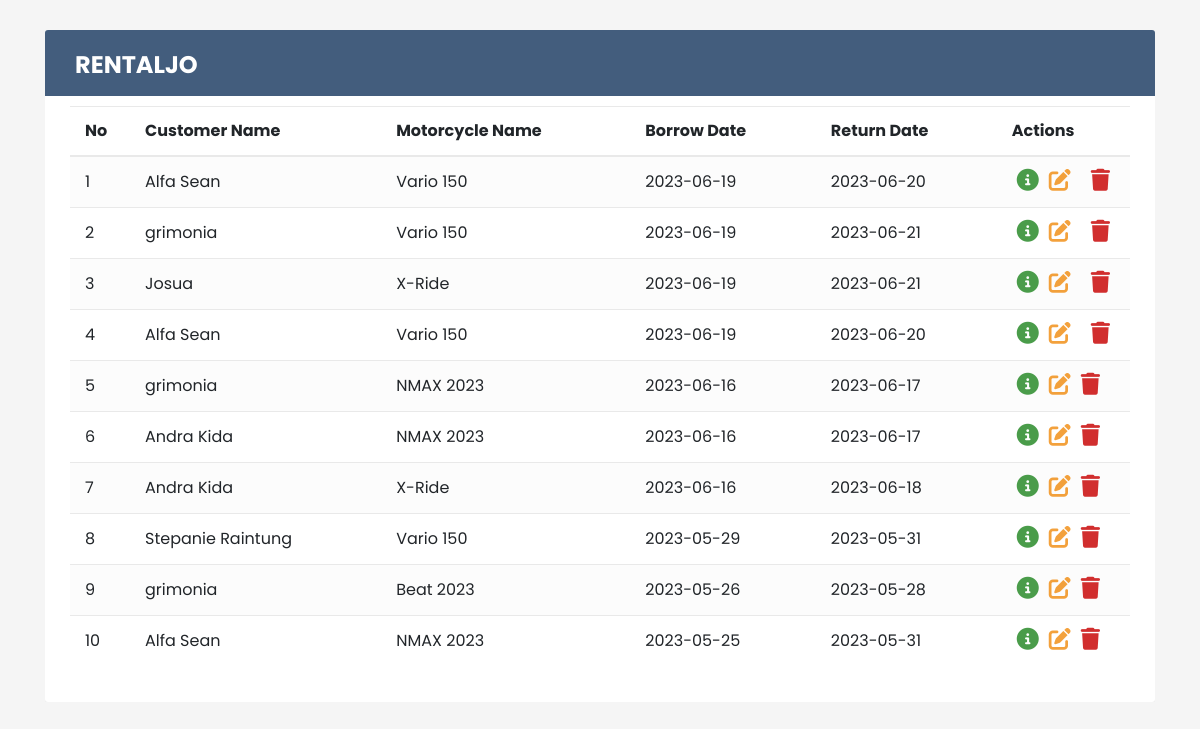
Screenshot of /Admin/laporan_sewa.php with the database file from the repository.
### tables this page shows
CREATE TABLE `tb_sewa` (
  `id_sewa` int(10) NOT NULL,
  `id_customer` int(10) NOT NULL,
  `id_motor` int(10) NOT NULL,
  `tgl_pinjam` date NOT NULL,
  `tgl_kembali` date NOT NULL,
  `jaminan` varchar(30) NOT NULL,
  `metode_pembayaran` varchar(30) NOT NULL,
  `total_bayar` varchar(30) NOT NULL,
  `status` varchar(30) NOT NULL,
  `denda` varchar(30) NOT NULL
);

CREATE TABLE `tb_customer` (
  `id_customer` int(10) NOT NULL,
  `username` varchar(30) NOT NULL,
  `password` varchar(255) NOT NULL,
  `nama_customer` varchar(30) NOT NULL,
  `jenis_kelamin` varchar(15) NOT NULL,
  `alamat` varchar(30) NOT NULL,
  `no_hp` varchar(15) NOT NULL
);

CREATE TABLE `tb_motor` (
  `id_motor` int(10) NOT NULL,
  `no_plat` varchar(15) NOT NULL,
  `jenis_motor` varchar(20) NOT NULL,
  `merk` varchar(20) NOT NULL,
  `gambar` text NOT NULL,
  `harga` varchar(25) NOT NULL,
  `status` enum('0','1') NOT NULL
);

### Admin/laporan_sewa.php (the view, shortened to what this page needs)
<!DOCTYPE html>
<html lang="en">
<head>
	<link rel="stylesheet" href="https://stackpath.bootstrapcdn.com/bootstrap/4.5.0/css/bootstrap.min.css">
	<link rel="stylesheet" href="https://maxcdn.bootstrapcdn.com/font-awesome/4.7.0/css/font-awesome.min.css">
	<link rel="stylesheet" href="css/style.css?v=2">
</head>
<body>
	<div class="content-wrapper">
		<div class="container-xl">
			<div class="table-responsive">
				<div class="table-wrapper">
					<div class="table-title">
						<div class="row">
							<div class="col-sm-6">
								<h2><b>RENTALJO</b></h2>
							</div>
						</div>
					</div>
					<?php
					$servername = "localhost";
					$username = "root";
					$password = "";
					$dbname = "db_rental_motor";
					$conn = new mysqli($servername, $username, $password, $dbname);
					$no = 0;
					$query = "SELECT tb_sewa.*, tb_customer.nama_customer, tb_motor.merk FROM tb_sewa
							JOIN tb_customer ON tb_sewa.id_customer = tb_customer.id_customer
							JOIN tb_motor ON tb_sewa.id_motor = tb_motor.id_motor
							ORDER BY tb_sewa.tgl_pinjam DESC";
					$result = $conn->query($query);
					if ($result) {
						if ($result->num_rows > 0) {
							echo '<table class="table table-striped table-hover">
									<thead>
										<tr>
											<th>No</th>
											<th>Customer Name</th>
											<th>Motorcycle Name</th>
											<th>Borrow Date</th>
											<th>Return Date</th>
											<th>Actions</th>
										</tr>
									</thead>';
									while ($row = $result->fetch_assoc()) {
										$no++;
										echo '<tr>
											<td>' . $no . '</td>
											<td>' . $row['nama_customer'] . '</td>
											<td>' . $row['merk'] . '</td>
											<td>' . $row['tgl_pinjam'] . '</td>
											<td>' . $row['tgl_kembali'] . '</td>';
										if ($row['metode_pembayaran'] == 'Transfer Bank') {
											echo '<td>
													<div class="d-flex">
														<a href="admin.php?p=detailsewa&menu_upd=' . $row['id_sewa'] . '" class="detail"><i class="fa-solid fa-circle-info"></i></a>
														<a href="admin.php?p=updatesewa&menu_upd=' . $row['id_sewa'] . '" class="edit"><i class="fa-solid fa-pen-to-square"></i></a>
														<a href="admin.php?p=bayar&menu_upd=' . $row['id_sewa'] . '" class="bayar"><i class="fa-solid fa-money"></i></a>
														<a href="deleteSewa.php?menu_del=' . $row['id_sewa'] . '" class="delete"><i class="fa-solid fa-trash"></i></a>
													</div>
												</td>';
										} else {
											echo '<td>
													<div class="d-flex">
														<a href="admin.php?p=detailsewa&menu_upd=' . $row['id_sewa'] . '" class="detail"><i class="fa-solid fa-circle-info"></i></a>
														<a href="admin.php?p=updatesewa&menu_upd=' . $row['id_sewa'] . '" class="edit"><i class="fa-solid fa-pen-to-square"></i></a>
														<a href="deleteSewa.php?menu_del=' . $row['id_sewa'] . '" class="delete"><i class="fa-solid fa-trash"></i></a>
													</div>
												</td>';
										}
										echo '</tr>';
									}
							echo '</table>';
						} else {
							echo 'Tidak ada data sewa.';
						}
					} else {
						echo 'Error: ' . $conn->error;
					}
					?>
				</div>
			</div>
		</div>
	</div>
</body>
</html>

### Admin/css/style.css (style rules this page uses)
body { color: #566787; background: #f5f5f5; font-family: 'Poppins', sans-serif; font-size: 16px; }
.table-responsive { margin: 30px 0; }
.table-wrapper { background: #fff; padding: 20px 25px; border-radius: 3px; min-width: 1000px; box-shadow: 0 1px 1px rgba(0,0,0,.05); }
.table-title { padding-bottom: 15px; background: #435d7d; color: #fff; padding: 16px 30px; min-width: 100%; margin: -20px -25px 10px; border-radius: 3px 3px 0 0; }
.table-title h2 { margin: 5px 0 0; font-size: 24px; }
table.table tr th, table.table tr td { border-color: #e9e9e9; padding: 12px 15px; vertical-align: middle; }
table.table tr th:first-child { width: 60px; }
table.table tr th:last-child { width: 100px; }
table.table-striped tbody tr:nth-of-type(odd) { background-color: #fcfcfc; }
table.table td:last-child i { opacity: 0.9; font-size: 22px; margin: 0 5px; }
table.table td a { font-weight: bold; color: #566787; display: inline-block; text-decoration: none; outline: none !important; }
table.table td a.edit { color: #F29727; }
table.table td a.delete { color: #CD1818; }
table.table td a.detail { color: #379237; }
table.table td i { font-size: 19px; }

### rows the page displays
tb_sewa: id_customer.nama_customer "Alfa Sean", id_motor.merk "Vario 150", tgl_pinjam "2023-06-19", tgl_kembali "2023-06-20"
tb_sewa: id_customer.nama_customer "grimonia", id_motor.merk "Vario 150", tgl_pinjam "2023-06-19", tgl_kembali "2023-06-21"
tb_sewa: id_customer.nama_customer "Josua", id_motor.merk "X-Ride", tgl_pinjam "2023-06-19", tgl_kembali "2023-06-21"
tb_sewa: id_customer.nama_customer "Alfa Sean", id_motor.merk "Vario 150", tgl_pinjam "2023-06-19", tgl_kembali "2023-06-20"
tb_sewa: id_customer.nama_customer "grimonia", id_motor.merk "NMAX 2023", tgl_pinjam "2023-06-16", tgl_kembali "2023-06-17"
tb_sewa: id_customer.nama_customer "Andra Kida", id_motor.merk "NMAX 2023", tgl_pinjam "2023-06-16", tgl_kembali "2023-06-17"
tb_sewa: id_customer.nama_customer "Andra Kida", id_motor.merk "X-Ride", tgl_pinjam "2023-06-16", tgl_kembali "2023-06-18"
tb_sewa: id_customer.nama_customer "Stepanie Raintung", id_motor.merk "Vario 150", tgl_pinjam "2023-05-29", tgl_kembali "2023-05-31"
tb_sewa: id_customer.nama_customer "grimonia", id_motor.merk "Beat 2023", tgl_pinjam "2023-05-26", tgl_kembali "2023-05-28"
tb_sewa: id_customer.nama_customer "Alfa Sean", id_motor.merk "NMAX 2023", tgl_pinjam "2023-05-25", tgl_kembali "2023-05-31"
